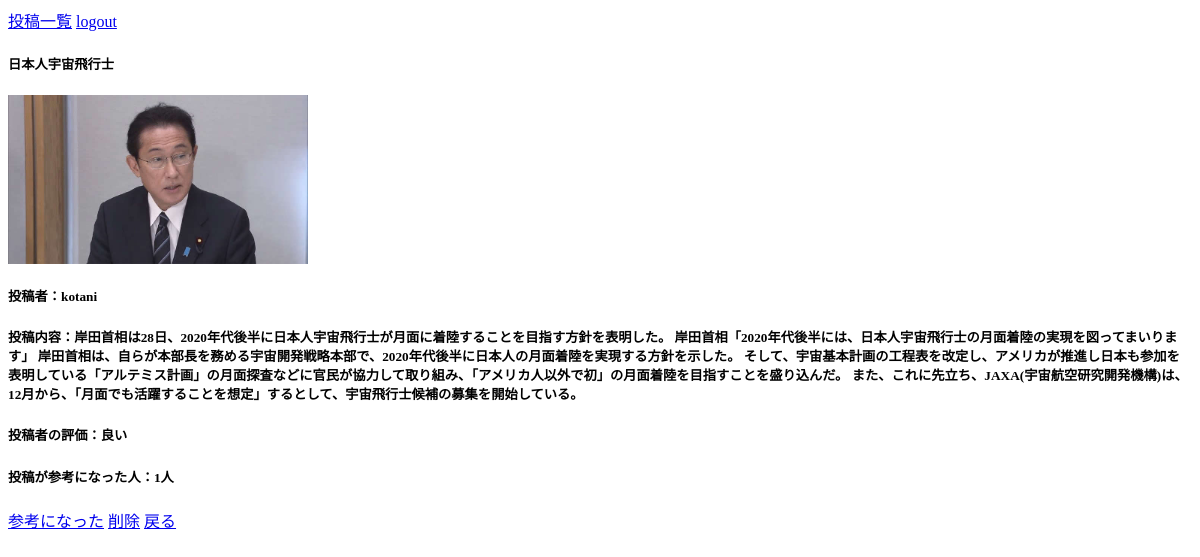
Screenshot of /postingapp/detail/8/ (signed in) with the database file from the repository.
### postingapp/models.py (models this page shows)
class PostingModel(models.Model):
	title = models.CharField(max_length=100)
	content = models.TextField()
	author = models.ForeignKey(User, on_delete=models.CASCADE)
	images = models.ImageField(upload_to='')
	useful_review = models.IntegerField(null=True, blank=True, default=0)
	useful_review_record = models.TextField()
	evaluation = models.CharField(max_length=10, choices=EVALUATION_CHICES)
	created_at = models.DateTimeField("投稿日", auto_now_add=True)

### postingapp/views.py (the view)
# urls.py: path('detail/<int:pk>/', detailview, name='detail'),
@login_required
def detailview(request, pk):
	object = PostingModel.objects.get(pk=pk)
	return render(request, 'detail.html', {'object':object})

### templates/detail.html
{% extends 'base.html' %}
{% load static %}
{% block header %}
  <link rel='stylesheet' type="text/css" href="{% static 'style.css' %}">
{% endblock header %}
{% block content %}
  <div class='container'>
	<div class="card">
	  <h5 class="card-header">{{ object.title }}</h5>
	  <div class="card-body">
		<p><img src='{{ object.images.url }}' width=300></p>
		<h5 class="card-title">投稿者：{{ object.author }}</h5>
		<h5 class="card-title">投稿内容：{{ object.content }}</h5>
		<h5 class="card-title">投稿者の評価：{{ object.evaluation }}</h5>
		<h5 class="card-title">投稿が参考になった人：{{ object.useful_review }}人</h5>
		<a href="{% url 'evaluation' object.pk %}" class="btn btn-primary">参考になった</a>
		<a href="{% url 'delete' object.pk %}" class="btn btn-secondary">削除</a>
		<a href="{% url 'top' %}" class="btn btn-primary">戻る</a>
	  </div>
	</div>
  </div>
{% endblock content %}

### static/style1.css (style rules this page uses)
.card { margin-bottom: 30px; }

### static/style.css (style rules this page uses)
.card { margin-bottom: 30px; }

### rows the page displays
PostingModel: title "日本人宇宙飛行士", images (picture), author "kotani", content "岸田首相は28日、2020年代後半に日本人宇宙飛行士が月面に着陸することを目指す方針を表明した。 岸田首相「2020年代後半には、日本人宇宙飛行士の月面着陸の実現を図ってまいります」 岸田首相は、自らが本部長を務める宇宙開発戦略本部で、2020年代後半に日本人の月面着陸を実現する方針を示した。 そして、宇宙基本計画の工程表を改定し、アメリカが推進し日本も参加を表明している「アルテミス計画」の月面探査などに官民が協力して取り組み、「アメリカ人以外で初」の月面着陸を目指すことを盛り込んだ。 また、これに先立ち、JAXA(宇宙航空研究開発機構)は、12月から、「月面でも活躍することを想定」するとして、宇宙飛行士候補の募集を開始している。", evaluation "良い", useful_review "1"
